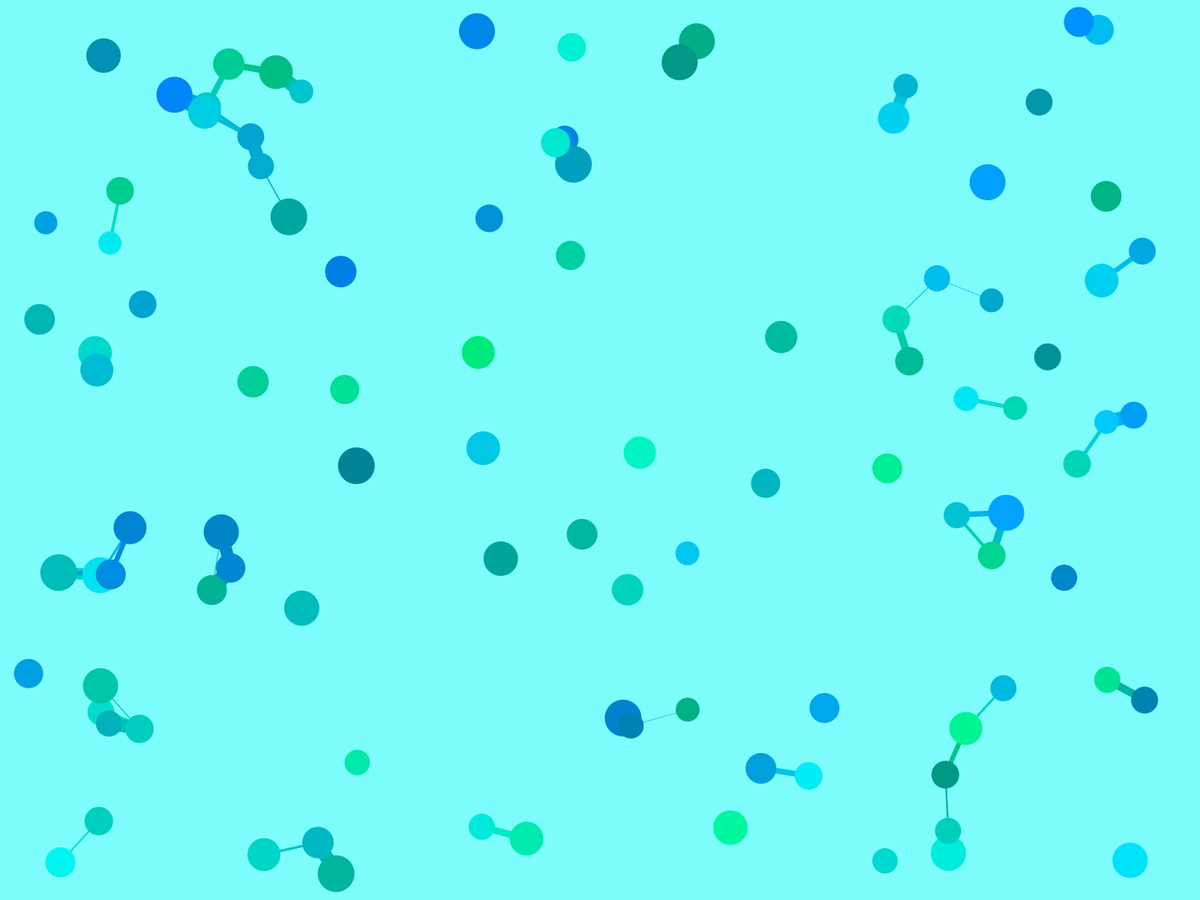
Frame 1 (no input)
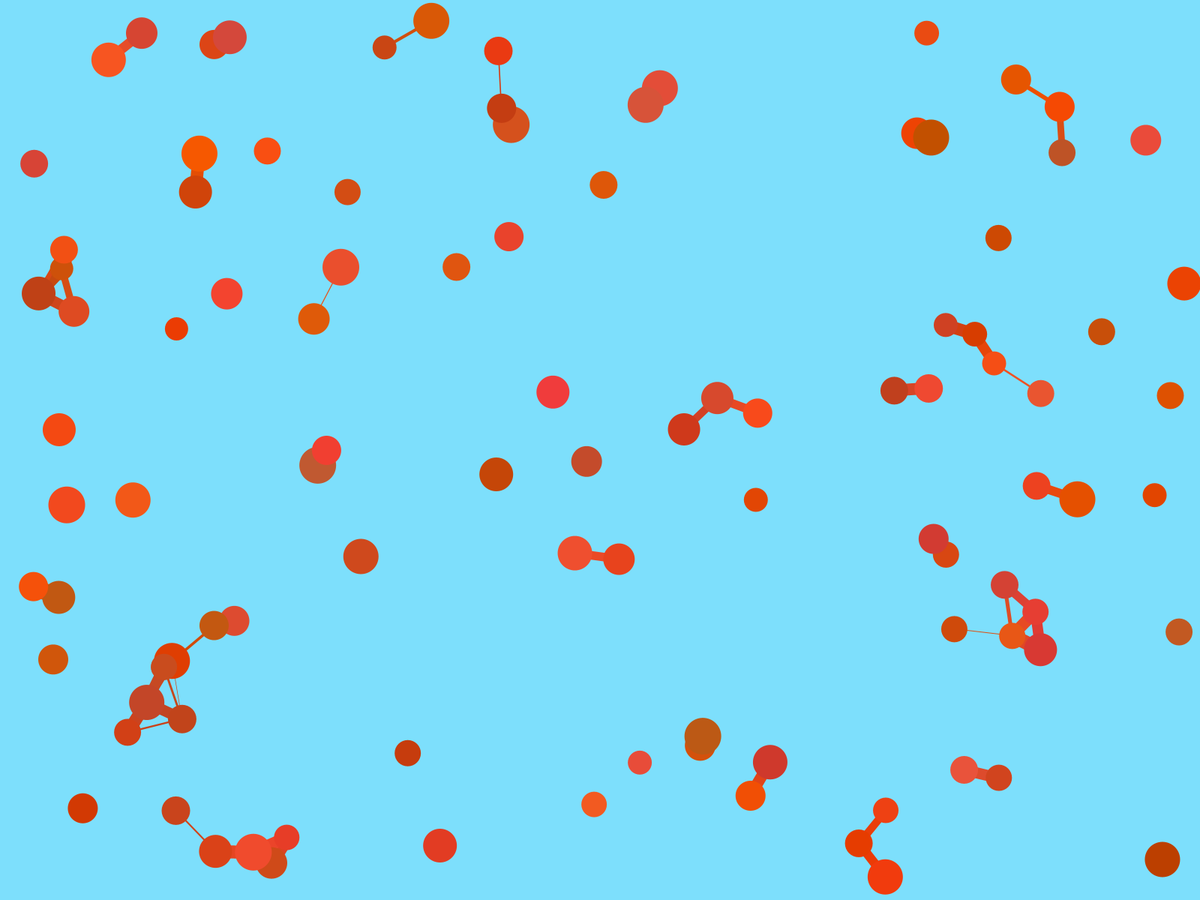
Frame 60 (the mouse pressed at the canvas centre just before this capture)
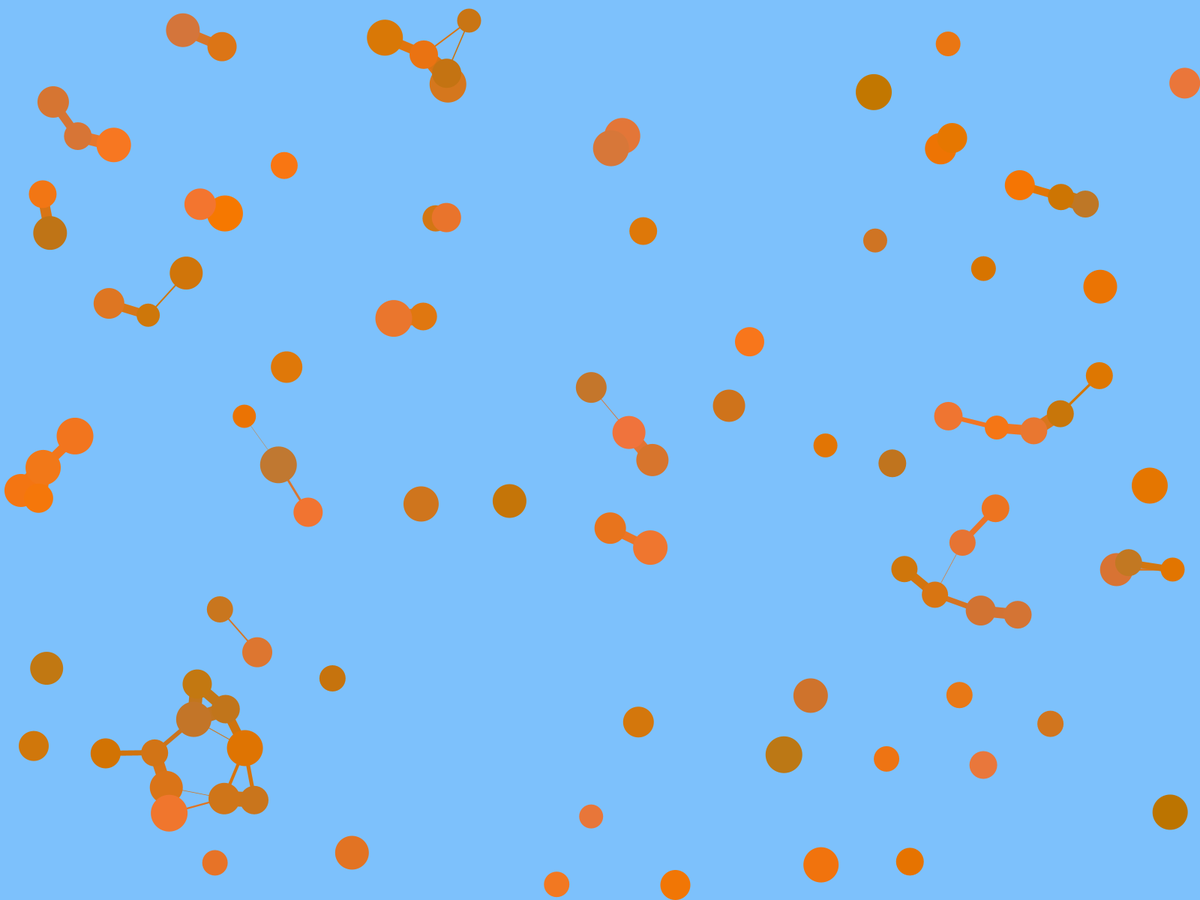
Frame 120 (the mouse held since frame 60 and released just before this capture)

The Processing sketch that drew these frames (run headless with seeded random() and noise(); from frame 60 on, the mouse is pressed at the canvas centre):

// Processing sketch: bouncingBall_changingColors
// ── bouncingBall_changingColors.pde
int ballAmount = 100 ;
float[] ballPos = new float [ballAmount * 2]  ;
float[] ballDir = new float [ballAmount * 2]  ;
int[] ballSize = new int [ballAmount] ;
int[] ballColor = new int [ballAmount * 3] ;
float[] ballColorCoef = new float [ballAmount * 3] ;
int[] baseColor = new int [3] ;
float[] ballPosition = new float [2] ;
float[] ballDirection = new float [2] ;
float[] linkCoordinates = new float[8] ; //x1, y1... x4, y4
int typicalBallSize = 40 ;
int speed = 2 ;
int maxLinkDistance = int(2 * typicalBallSize) ;
int step = 0 ;
int colorIncrement = 1 ;
int colorMinValue = 125 ;

int randint(int low, int high)
{
  return int(random(low, high)) ;
}

float getDistance(float x1, float y1, float x2, float y2)
{
  return sqrt(pow(x2-x1,2) + pow(y2-y1,2)) ;
}

void setup()
{
  //size(1368, 650) ;
  fullScreen() ;
  
  baseColor[0] = 0 ;
  baseColor[1] = 255 ;
  baseColor[2] = 255 ;

  for (int i = 0 ; i < ballAmount ; i++)
  {
    ballSize[i] = typicalBallSize + randint(-int(typicalBallSize/4), int(typicalBallSize/4)) ;
    ballPosition[0] = randint(ballSize[i]/2, width - ballSize[i]/2) ;
    ballPosition[1] = randint(ballSize[i]/2, height - ballSize[i]/2) ;
    ballDirection[0] = random(-1,1) ;
    ballDirection[1] = random(-1,1) ;

    ballPos[2*i] = ballPosition[0] ;
    ballPos[2*i + 1] = ballPosition[1] ;

    ballDir[2*i] = ballDirection[0] ;
    ballDir[2*i + 1] = ballDirection[1] ;

    ballColorCoef[3*i] = random(0.5, 1) ;
    ballColorCoef[3*i+1] = random(0.5, 1) ;
    ballColorCoef[3*i+2] = random(0.5, 1) ;

    ballColor[3*i] = int(baseColor[0] * ballColorCoef[3*i]) ;
    ballColor[3*i+1] = int(baseColor[1] * ballColorCoef[3*i+1]) ;
    ballColor[3*i+2] = int(baseColor[2] * ballColorCoef[3*i+2]) ;
  }
  noStroke() ;
}

void draw() {
  //background (150, 150, 150) ; //RGB
  background(125+int(baseColor[0]/2),125+int(baseColor[1]/2),125+int(baseColor[2]/2)) ;
  for (int i = 0 ; i < ballAmount ; i++)
  {
    ballPos[2*i] += ballDir[2*i] * speed ;
    ballPos[2*i+1] += ballDir[2*i+1] * speed ;

    if (ballPos[2*i] >= width - ballSize[i]/2 || ballPos[2*i] <= ballSize[i]/2)
    {
      ballDir[2*i] = -ballDir[2*i] ;
    }

    if (ballPos[2*i+1] >= height - ballSize[i]/2 || ballPos[2*i+1] <= ballSize[i]/2)
    {
      ballDir[2*i+1] = -ballDir[2*i+1] ;
    }
    for (int k = 0 ; k < i ; k++)
    {
      float distance = getDistance(ballPos[2*k], ballPos[2*k+1], ballPos[2*i], ballPos[2*i+1]) ;
      float maxLinkSize = int(typicalBallSize /2) ;
      if (distance <= maxLinkDistance)
      {
        int sumOfSemiDiameters = (ballSize[i] + ballSize[k]) / 2 ;
        stroke((ballColor[3*k]+ballColor[3*i])/2, (ballColor[3*k+1]+ballColor[3*i+1])/2, (ballColor[3*k+2]+ballColor[3*i+2])/2) ;
        strokeWeight(maxLinkSize * (1 - ((distance - sumOfSemiDiameters) / (maxLinkDistance - sumOfSemiDiameters)))) ;
        line(ballPos[2*k], ballPos[2*k+1], ballPos[2*i], ballPos[2*i+1]) ;
        //getLinkCoordinate(i, k, maxLinkSize, distance) ;
        //quad(linkCoordinates[0], linkCoordinates[1], linkCoordinates[2], linkCoordinates[3], linkCoordinates[4], linkCoordinates[5], linkCoordinates[6], linkCoordinates[7]) ;
      }
    }
  }
  noStroke() ;
  for (int i = 0 ; i < ballAmount ; i++)
  {
    fill(ballColor[3*i], ballColor[3*i+1], ballColor[3*i+2]) ;
    circle(ballPos[2*i], ballPos[2*i+1], ballSize[i]) ;
  }
  switch(step)
  {
    case 0 :
      if (baseColor[1] > colorMinValue) 
      {
        baseColor[1] -= colorIncrement ;
      } else {
        step++ ;
      }
      break ;
    case 1 :
      if (baseColor[0] < 255) 
      {
        baseColor[0] += colorIncrement ;
      } else {
        step++ ;
      }
      break ;
    case 2 :
      if (baseColor[2] > colorMinValue) 
      {
        baseColor[2] -= colorIncrement ;
      } else {
        step++ ;
      }
      break ;
    case 3 :
      if (baseColor[1] < 255) 
      {
        baseColor[1] += colorIncrement ;
      } else {
        step++ ;
      }
      break ;
    case 4 :
      if (baseColor[0] > colorMinValue) 
      {
        baseColor[0] -= colorIncrement ;
      } else {
        step++ ;
      }
      break ;
    case 5 :
      if (baseColor[2] < 255) 
      {
        baseColor[2] += colorIncrement ;
      } else {
        step=0 ;
      }
      break ;
      
  }
  for (int i = 0 ; i < 3 * ballAmount ; i++)
  {
    ballColor[i] = 125 - int((baseColor[i%3] - colorMinValue) * ballColorCoef[i]) ;  
  }
}
